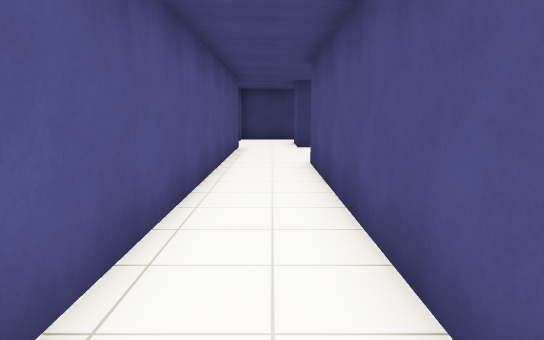
[1] (above)

18 first-person views from a walk through a robot-simulator world made for Gazebo. The camera is 1.2 m above the floor, tilts 8° down and sees 70° across. The floor is counted in squares, 1 m on a side. Each view is taken from the middle of a square. On the plan, view 1 faces up. The plan holds only what a view shows up to about 15 squares ahead; the rest is blank. The place goes on beyond the plan.

[2]
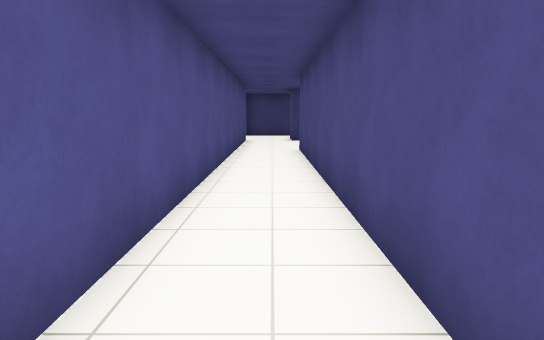

[3]
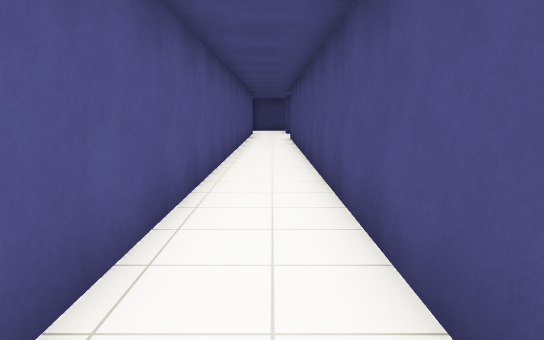

[4]
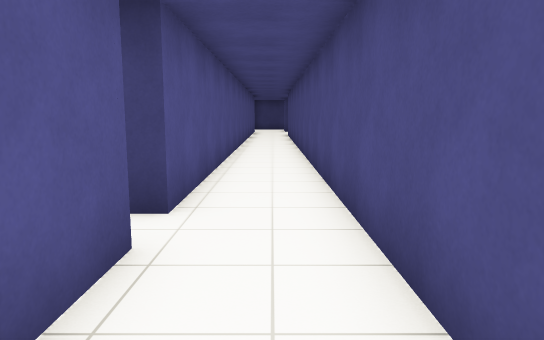

[5]
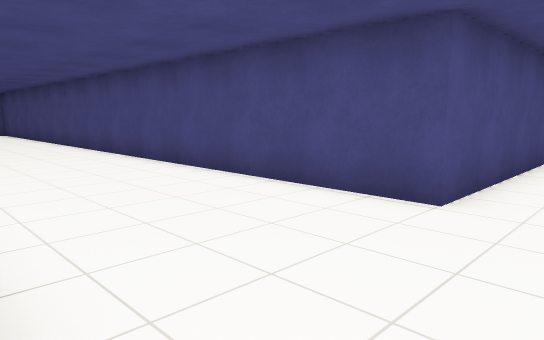

[6]
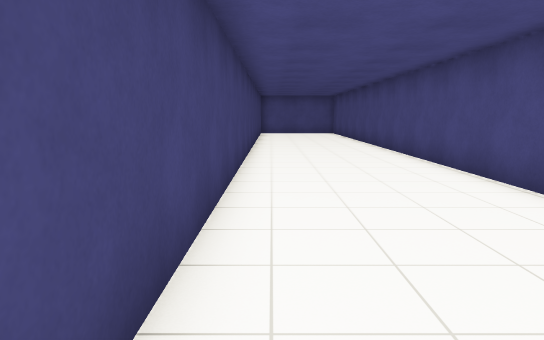

[7]
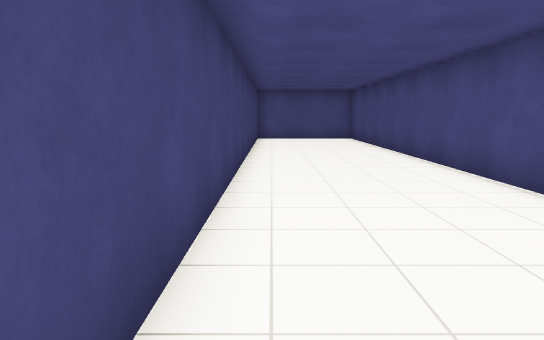

[8]
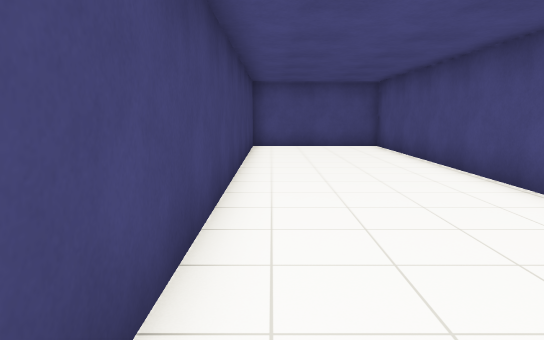

[9]
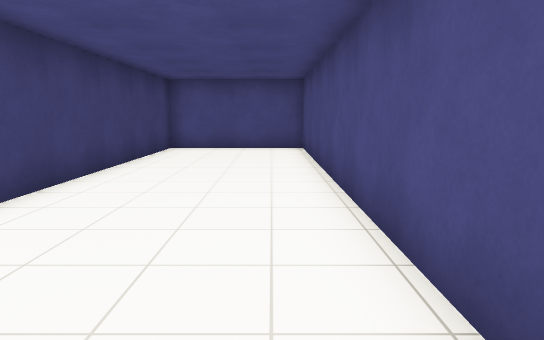

[10]
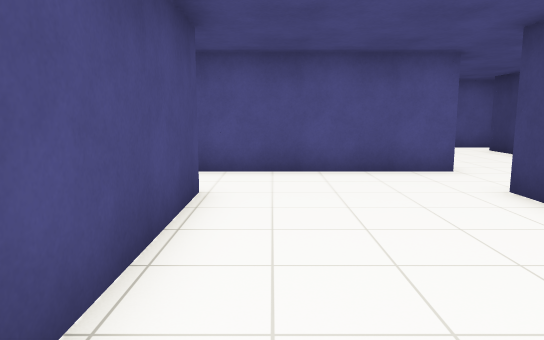

[11]
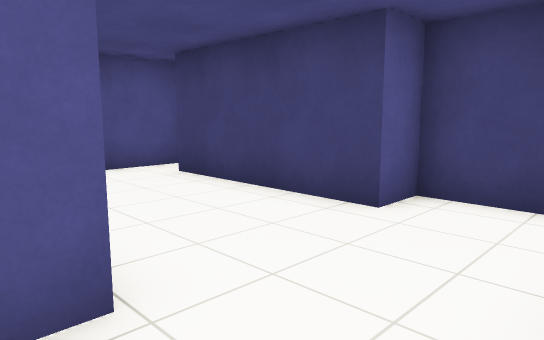

[12]
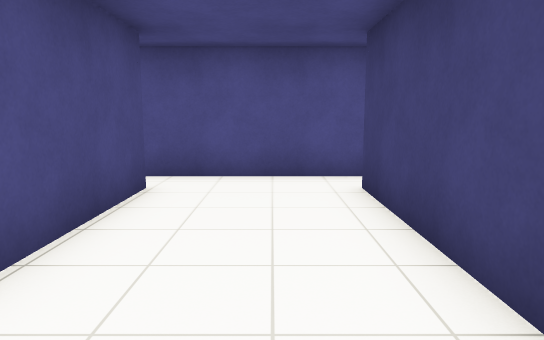

[13]
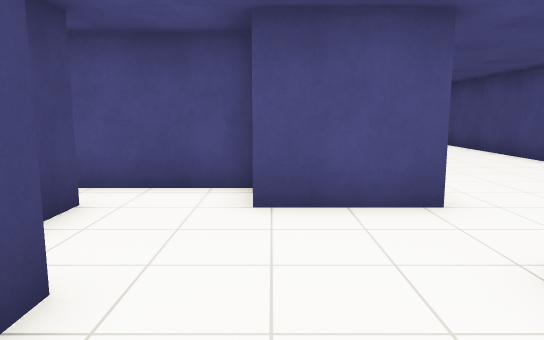

[14]
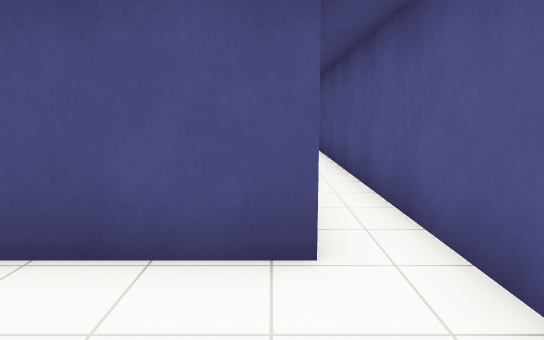

[15]
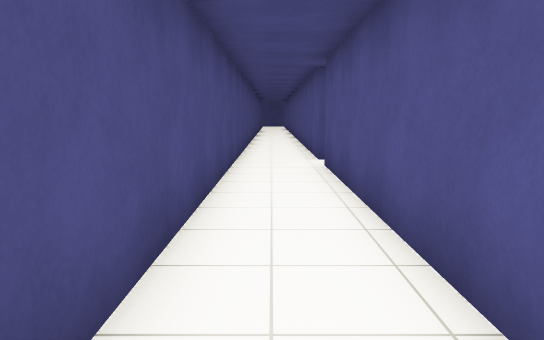

[16]
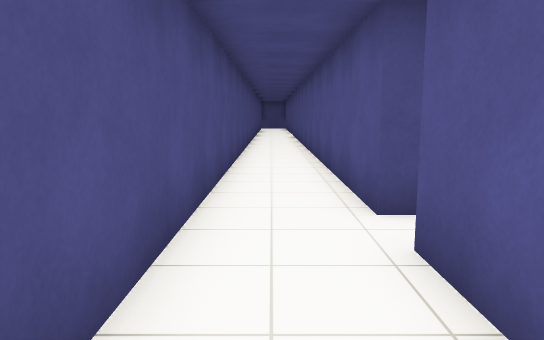

[17]
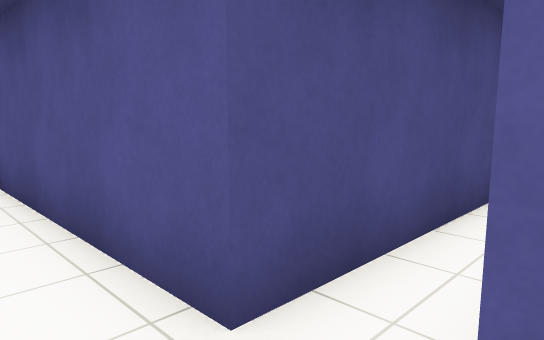

[18]
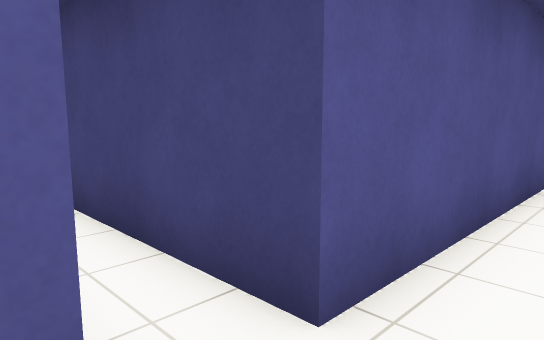

### Floor plan
Points are (right, up) in squares from view 1. A wall is a line through its corners. A room is listed if a view was taken in it or the views show most of it. See-through windows are left out.
Room 1 (views 1, 2, 3, 4, 6, 7, 8, 9, 10, 11, 15, 16, 17, 18)
walls: (-1.3, 12.5) (-1.3, -9.3); (-1.3, -10.6) (-1.3, -15.5); (1, -15.5) (1, 9.8) (26.3, 9.8) (26.3, 14.7) (1, 14.7)
ways out: opening at (-0.5, 15) to room 2; opening at (-2, -10)
Room 2 (views 5, 12, 13, 14)
walls: (-1.3, 15) (-1.3, 14.4); (-4.6, 14.9) (-2.8, 14.9); (1, 14.7) (1, 17.2); (1.1, 19.6) (-1.5, 19.6) (-1.5, 18.5) (-6.4, 18.5); (-7.6, 19.4) (-7.6, 14.4)
ways out: opening at (-0.5, 15) to room 1; opening at (-7, 14); opening at (1, 18.5)
objects: blue box (-6, 15) to (-5, 15)

Where each view was taken, in squares from view 1:
view 1: 0 up, 0 right, facing up
view 2: 4 down, 0 right, facing up
view 3: 11 down, 0 right, facing up
view 4: 14 down, 0 right, facing up
view 5: 15 up, 1 left, facing down-right
view 6: 14 up, 0 right, facing right
view 7: 14 up, 6 right, facing right
view 8: 14 up, 11 right, facing right
view 9: 11 up, 12 right, facing right
view 10: 11 up, 7 right, facing left
view 11: 14 up, 1 right, facing up-left
view 12: 17 up, 0 right, facing left
view 13: 17 up, 4 left, facing right
view 14: 18 up, 6 left, facing down
view 15: 0 up, 0 right, facing down
view 16: 6 down, 0 right, facing down
view 17: 9 down, 0 right, facing down-left
view 18: 11 down, 0 right, facing up-left
